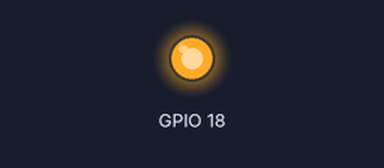
The program below on a simulated Raspberry Pi (BCM pin numbers). Parts: output pins drawn as LEDs (lit = HIGH). At 4.0 s the program stops and its outputs stay as they are.

Above: at 0.1 s.
At 4.1 s:
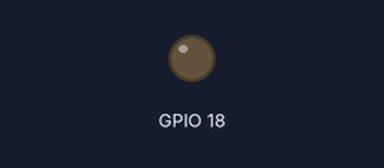
Timing chart, 0 to 5.5 s (numbered marks = the images above):
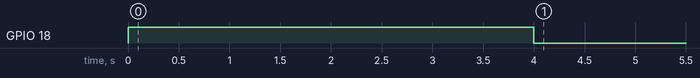

Measured:
- by itself, GPIO 18: LOW → HIGH at 0.00 s, → LOW 4.0 s later

The program:

gpio-led.py
```python
#!/usr/bin/python3
# Beispiel Seite 78
# LED an GPIO 18 ein- und ausschalten
import RPi.GPIO as gpio
import time
gpio.setmode(gpio.BCM)
# Bei Bedarf: Warnmeldung wegen des
# bereits geoeffneten Kanals unterdruecken
# gpio.setwarnings(False)
gpio.setup(18, gpio.OUT)
gpio.output(18, gpio.HIGH)
time.sleep(4)
gpio.output(18, gpio.LOW)
```
